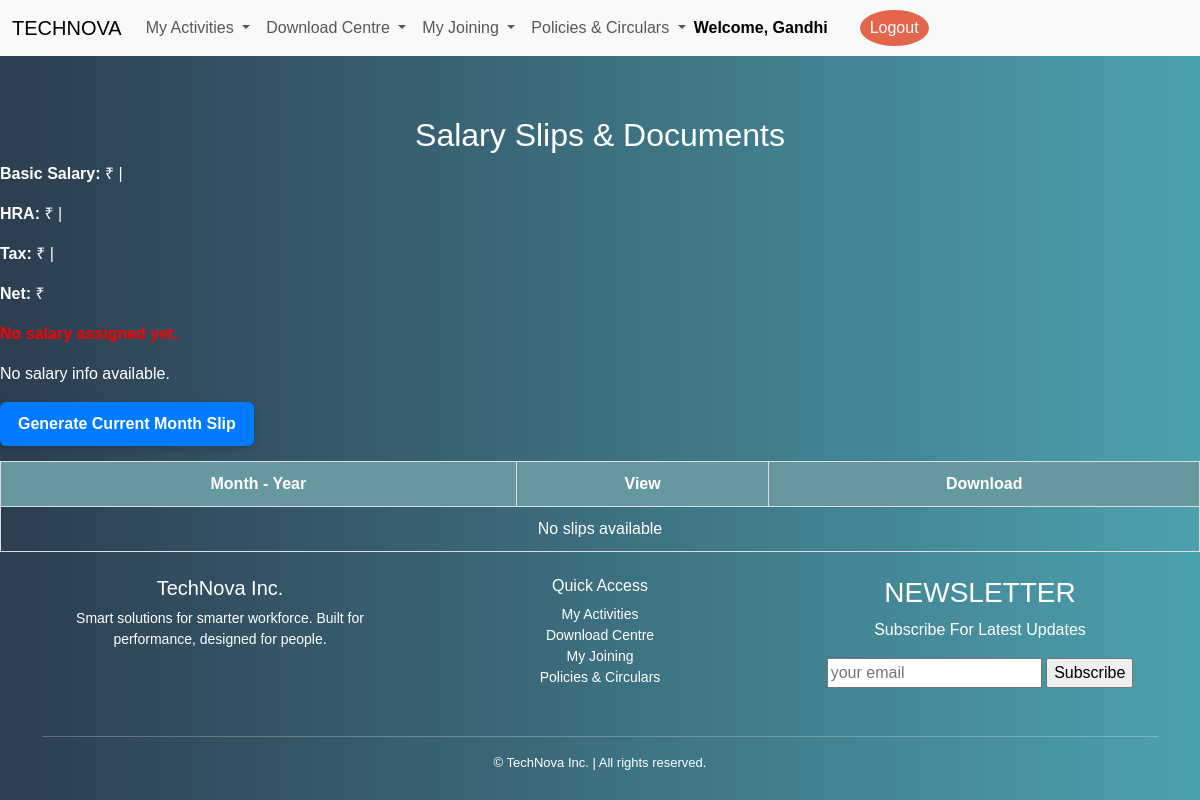
The page /salary/ (signed in) on the database as committed earlier.
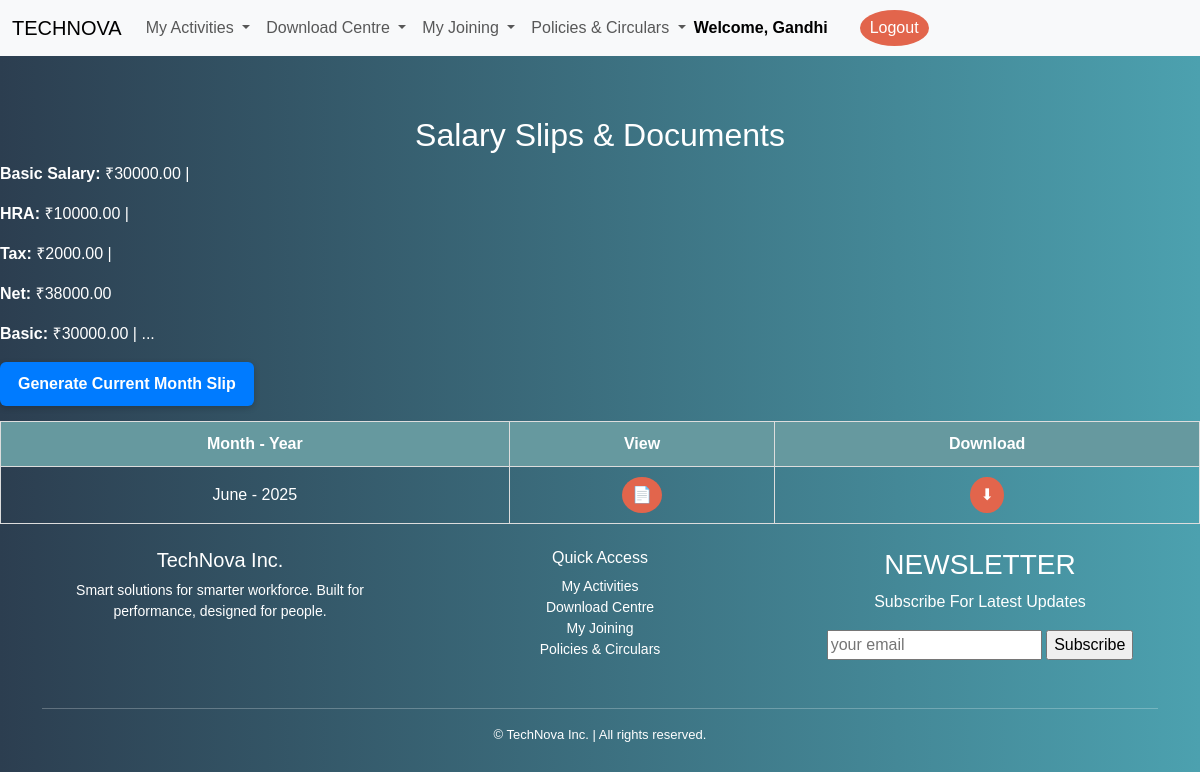
The same page on the database as committed later.
### apps/dashboard/models.py (models this page shows, shortened)
class BaseClass(models.Model):
    id = models.UUIDField(primary_key=True, default=uuid.uuid4, editable=False)
    created_at = models.DateTimeField(auto_now_add=True)
    updated_at = models.DateTimeField(auto_now=True)
    class Meta:
        abstract = True

class Salary(BaseClass):
    employee = models.OneToOneField(Employee, on_delete=models.CASCADE)
    basic_salary = models.DecimalField(max_digits=10, decimal_places=2, default=35000.00)
    hra = models.DecimalField(max_digits=10, decimal_places=2, default=10500.00)
    tax = models.DecimalField(max_digits=10, decimal_places=2, default=2500.00)
    net_salary = models.DecimalField(max_digits=10, decimal_places=2)

class SalarySlip(BaseClass):
    employee = models.ForeignKey(Employee, on_delete=models.CASCADE)
    month = models.CharField(max_length=20)  # e.g., 'June'
    year = models.IntegerField()
    pdf_file = models.FileField(upload_to='salary_slips/')
    class Meta:
        unique_together = ('employee', 'month', 'year')

### apps/dashboard/views.py (the view)
# urls.py: path('salary/', salary_slip_list_view, name='salary'),
def salary_slip_list_view(request):
    employee_id = request.session.get('employee_id')
    if not employee_id:
        return render(request, 'salary_slips.html', {
            'slips': [],
            'salary': None,
            'error': 'No employee ID found in session.'
        })
    salary = Salary.objects.filter(employee__employee_id=employee_id).first()
    slips = SalarySlip.objects.filter(employee__employee_id=employee_id).order_by('-year', '-month')
    return render(request, 'dashboard/salary.html', {
        'slips': slips,
        'salary': salary,
        'error': None if salary else 'No salary assigned yet.'
    })

### apps/dashboard/templates/dashboard/salary.html (shortened to what this page needs)
{% extends 'dashboard/base.html' %}
{% block body %}
<body>
<h2>Salary Slips & Documents</h2>
<p><strong>Basic Salary:</strong> ₹{{ salary.basic_salary }} |<p>
<p><strong>HRA:</strong> ₹{{ salary.hra }} | </p>
<p><strong>Tax:</strong> ₹{{ salary.tax }} | </p>
<p><strong>Net:</strong> ₹{{ salary.net_salary }}</p>
<table>
  <thead>
    <tr>
      <th>Month - Year</th>
      <th>View</th>
      <th>Download</th>
    </tr>
  </thead>
  <tbody>
    {% if slips %}
      {% for slip in slips %}
      <tr>
        <td>{{ slip.month }} - {{ slip.year }}</td>
        <td><a href="{{ slip.pdf_file.url }}" target="_blank"><button class="btn">📄</button></a></td>
        <td><a href="{{ slip.pdf_file.url }}" download><button class="btn">⬇</button></a></td>
      </tr>
      {% endfor %}
    {% else %}
      <tr><td colspan="3">No slips available</td></tr>
    {% endif %}
  </tbody>
  {% if error %}
  <p style="color: red;"><strong>{{ error }}</strong></p>
{% endif %}
{% if salary %}
  <p><strong>Basic:</strong> ₹{{ salary.basic_salary }} | ...</p>
{% else %}
  <p>No salary info available.</p>
{% endif %}
<form action="{% url 'generate_salary_slip' %}" method="post">
  <button type="submit" style="
  background-color: #007bff;
  color: white;
  padding: 10px 18px;
  border: none;
  border-radius: 6px;
  font-size: 16px;
  font-weight: bold;
  cursor: pointer;
  box-shadow: 0 2px 6px rgba(0,0,0,0.2);
  transition: background-color 0.3s ease;
">
  Generate Current Month Slip
</button>
</form>
</table>
</body>
</html>
{% endblock %}

### apps/dashboard/templates/dashboard/base.html (shortened to what this page needs)
<!DOCTYPE html>
<html lang="en">
<head>
<link href="https://cdn.jsdelivr.net/npm/bootstrap@5.3.6/dist/css/bootstrap.min.css" rel="stylesheet"/>
<link rel="stylesheet" href="https://cdnjs.cloudflare.com/ajax/libs/font-awesome/6.5.0/css/all.min.css">
</head>
<body>
<nav class="navbar navbar-expand-lg bg-body-tertiary">
<div class="container-fluid">
<a class="navbar-brand" href="{% url 'index_inner' %}">TECHNOVA</a>
<div class="collapse navbar-collapse" id="navbarScroll">
<ul class="navbar-nav me-auto my-2 my-lg-0 navbar-nav-scroll" style="--bs-scroll-height: 100px;">
<li class="nav-item dropdown">
<a aria-expanded="false" class="nav-link dropdown-toggle" data-bs-toggle="dropdown" href="#" role="button">
            My Activities
          </a>
</li>
<li class="nav-item dropdown">
<a aria-expanded="false" class="nav-link dropdown-toggle" data-bs-toggle="dropdown" href="#" role="button">
            Download Centre
          </a>
</li>
<li class="nav-item dropdown">
<a aria-expanded="false" class="nav-link dropdown-toggle" data-bs-toggle="dropdown" href="#" role="button">
            My Joining
          </a>
</li>
<li class="nav-item dropdown">
<a aria-expanded="false" class="nav-link dropdown-toggle" data-bs-toggle="dropdown" href="#" role="button">
            Policies &amp; Circulars
          </a>
</li>
<div class="d-flex align-items-center ms-auto">
  {% if request.session.employee_name %}
    <span class="me-3 text-black fw-bold">Welcome, {{ request.session.employee_name }}</span>
  {% endif %}
  <a href="{% url 'logout' %}" class="btn btn-danger">Logout</a>
</div>
</div>
</div>
</nav>
{% block body %}
{% endblock %}
<footer class="mt-4" style="background: linear-gradient(to right, #2c3e50, #4ca1af); color: white; ">
  <div class="container text-center">
    <div class="row">
      <div class="col-md-4 mb-3">
        <h5>TechNova Inc.</h5>
        <p style="font-size: 14px;">Smart solutions for smarter workforce. Built for performance, designed for people.</p>
      </div>
      <div class="col-md-4 mb-3">
        <h6>Quick Access</h6>
        <ul class="list-unstyled" style="font-size: 14px;">
          <li><a href="{% url 'claims_page' %}" class="text-white text-decoration-none">My Activities</a></li>
          <li><a href="{% url 'salary' %}" class="text-white text-decoration-none">Download Centre</a></li>
          <li><a href="{% url 'generalinfo' %}" class="text-white text-decoration-none">My Joining</a></li>
          <li><a href="{% url 'policy_and_circular' %}" class="text-white text-decoration-none">Policies & Circulars</a></li>
</div>
<div class="col-md-4 mb-3">
<h3>NEWSLETTER</h3>
<p>Subscribe For Latest Updates</p>
<input class="email" placeholder="your email" type="email"/>
<input class="btn-btn-danger" type="submit" value="Subscribe"/>
</div>
</div>
<hr class="border-light"/>
<div style="font-size: 13px;text-align: center;">© {{ current_year }} TechNova Inc. | All rights reserved.</div>
</div>
</footer>
</body>
</html>

### apps/dashboard/templates/dashboard/base.html (style rules this page uses)
html, body { height: 100%; margin: 0; background: linear-gradient(to right, #2c3e50, #4ca1af); }

### apps/dashboard/templates/dashboard/salary.html (style rules this page uses)
body { font-family: Arial, sans-serif; background: linear-gradient(to right, #2c3e50, #4ca1af); }
table { width: 100%; border-collapse: collapse; margin-top: 15px; }
thead { background: #66999f; color: white; }
th, td { padding: 10px; border: 1px solid #ddd; text-align: center; }
.btn { background-color: #e2654c; color: white; padding: 6px 10px; border: none; border-radius: 50%; font-size: 16px; cursor: pointer; }
h2 { margin-top: 5%; color: white; text-align: center; }
p { color:white; }
td { color: white; }

Rows that differ between the two databases and show on the page:
added Salary: basic_salary "30000.00", hra "10000.00", tax "2000.00", net_salary "38000.00"
added SalarySlip: month "June", year "2025"
Other text that changed with them:
text no longer shown: "No slips available No salary info available."
text now shown: "Basic: ₹ | ..."
